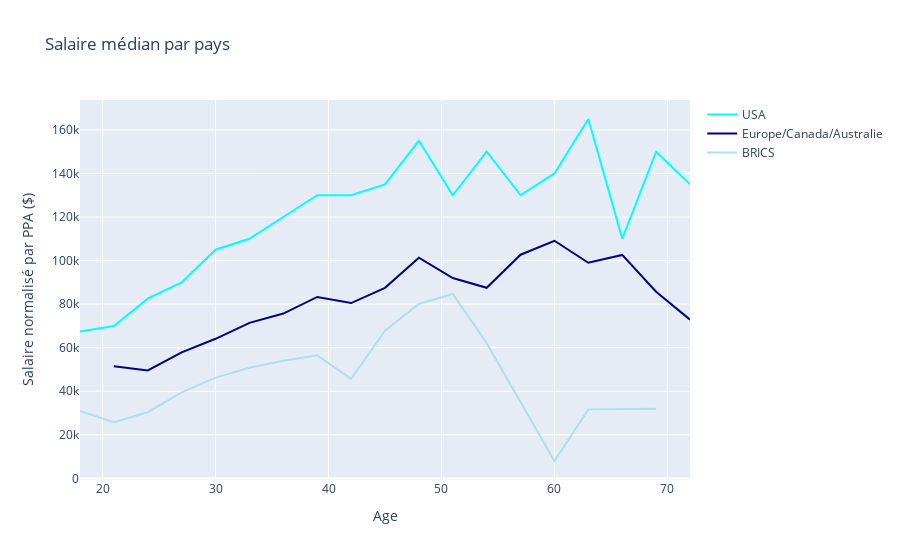

Notebook code cell kept with this figure:
### Code cell
age_data=data
age_data['Bin']=age_data['Age'].apply(lambda x: 3*np.floor(x/3))
usa = age_data[age_data['Group']=='USA'].groupby('Bin')['AdjustedSalary'].median().to_frame()
europe = age_data[age_data['Group']=='Europe+Canada+Australie'].groupby('Bin')['AdjustedSalary'].median().to_frame()
brics = age_data[age_data['Group']=='BRICS'].groupby('Bin')['AdjustedSalary'].median().to_frame()


trace0 = go.Scatter(
    x = usa.index,
    y = usa['AdjustedSalary'].round(-2),
    name = 'USA',
    mode='lines',
    marker=dict(
        size=9,
        color = ('aqua')))

trace1 = go.Scatter(
    x = europe.index,
    y = europe['AdjustedSalary'].round(-2),
    name = 'Europe/Canada/Australie',
    mode='lines',
    marker=dict(
        size=9,
        color = ('navy')))

trace2 = go.Scatter(
    x = brics.index,
    y = brics['AdjustedSalary'].round(-2),
    name = 'BRICS',
    mode='lines',
    marker=dict(
        size=9,
        color = ('PowderBlue')))

donnee = [trace0, trace1,trace2]
layout = dict(title = 'Salaire médian par pays',
              xaxis = dict(title = 'Age'),
              yaxis = dict(title = 'Salaire normalisé par PPA ($)')
             )

fig = dict(data=donnee, layout=layout)
fig['layout']['xaxis'].update(dict(title = 'Age', tickfont = dict(size = 12)))
py.iplot(fig)

### Figure 1 — Plotly figure (JSON) as saved in the notebook; plotly's stock layout.template omitted (floating-point values rounded to 4 significant figures)
{"data": [{"marker": {"color": "aqua", "size": 9}, "mode": "lines", "name": "USA", "type": "scatter", "x": [18, 21, 24, 27, 30, 33, 36, 39, 42, 45, 48, 51, 54, 57, 60, 63, 66, 69, 72], "y": [67500, 70000, 82500, 90000, 105000, 110000, 120000, 130000, 130000, 135000, 155000, 130000, 150000, 130000, 140000, 165000, 110000, 150000, 135000]}, {"marker": {"color": "navy", "size": 9}, "mode": "lines", "name": "Europe/Canada/Australie", "type": "scatter", "x": [21, 24, 27, 30, 33, 36, 39, 42, 45, 48, 51, 54, 57, 60, 63, 66, 69, 72], "y": [51500, 49600, 57900, 64100, 71400, 75700, 83300, 80500, 87500, 101300, 92000, 87500, 102700, 109100, 99000, 102600, 85700, 72900]}, {"marker": {"color": "PowderBlue", "size": 9}, "mode": "lines", "name": "BRICS", "type": "scatter", "x": [18, 21, 24, 27, 30, 33, 36, 39, 42, 45, 48, 51, 54, 60, 63, 69], "y": [31000, 25800, 30400, 39500, 46300, 50800, 54000, 56500, 45700, 67800, 80100, 84700, 62100, 8000, 31700, 32000]}], "layout": {"autosize": true, "title": {"text": "Salaire médian par pays"}, "xaxis": {"autorange": true, "range": [18, 72], "tickfont": {"size": 12}, "title": {"text": "Age"}, "type": "linear"}, "yaxis": {"autorange": true, "range": [-722.2, 173700.0], "title": {"text": "Salaire normalisé par PPA ($)"}, "type": "linear"}}}
